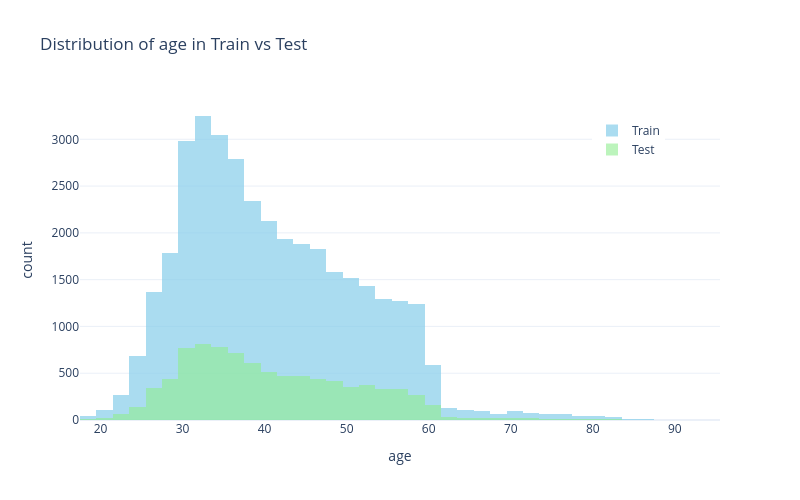
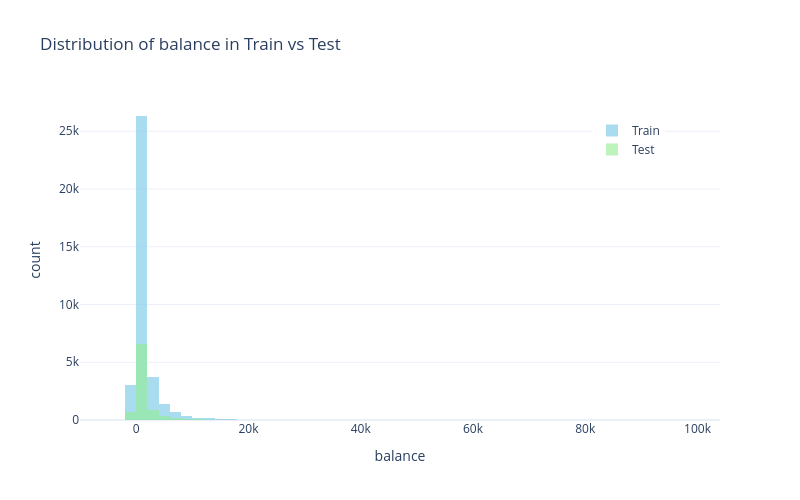
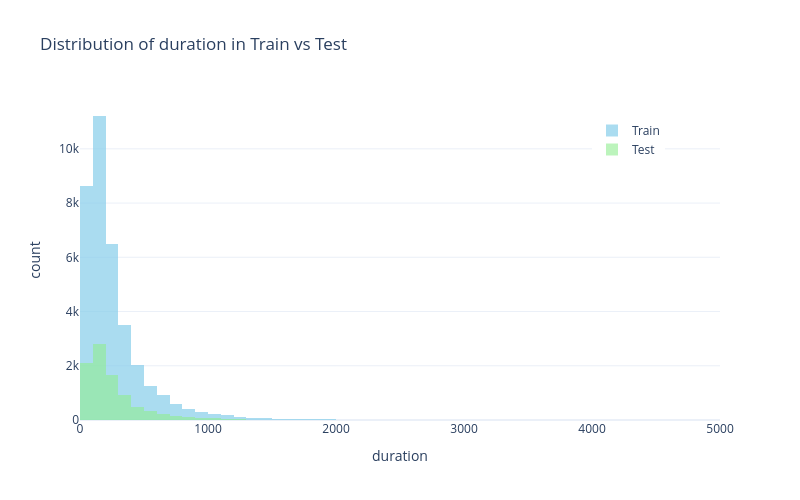
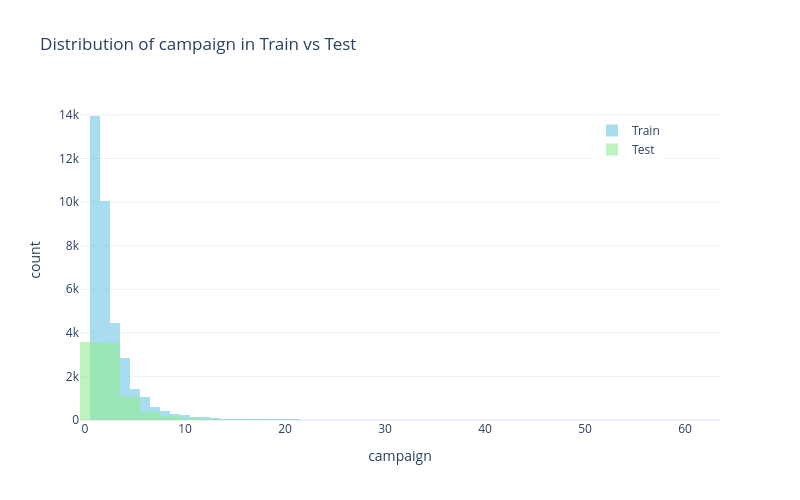

Notebook code cell kept with these figures, in order:
### Code cell
# histogramy (zmienne numeryczne)
plot_histograms(X_train, X_test, ['age', 'balance', 'duration', 'campaign', 'pdays', 'previous'])

# boxploty (zmienne numeryczne)
plot_boxplots(X_train, X_test, ['age', 'balance', 'duration', 'campaign', 'pdays', 'previous'])

# barploty (zmienne kategoryczne)
plot_barplots(X_train, X_test, ['job', 'marital', 'education', 'contact', 'poutcome'])

### Figure 1 — Plotly figure (JSON) as saved in the notebook; plotly's stock layout.template omitted (floating-point values rounded to 4 significant figures; data arrays with more than 128 entries replaced by an {"elided": "..."} marker saying what was removed)
{"data": [{"marker": {"color": "skyblue"}, "name": "Train", "nbinsx": 60, "opacity": 0.7, "type": "histogram", "x": {"elided": "36168 int values"}}, {"marker": {"color": "lightgreen"}, "name": "Test", "nbinsx": 60, "opacity": 0.6, "type": "histogram", "x": {"elided": "9043 int values"}}], "layout": {"barmode": "overlay", "height": 500, "legend": {"x": 0.8, "y": 0.95}, "title": {"text": "Distribution of age in Train vs Test"}, "width": 800, "xaxis": {"title": {"text": "age"}}, "yaxis": {"title": {"text": "count"}}}}

### Figure 2 — Plotly figure (JSON) as saved in the notebook; plotly's stock layout.template omitted (floating-point values rounded to 4 significant figures; data arrays with more than 128 entries replaced by an {"elided": "..."} marker saying what was removed)
{"data": [{"marker": {"color": "skyblue"}, "name": "Train", "nbinsx": 60, "opacity": 0.7, "type": "histogram", "x": {"elided": "36168 int values"}}, {"marker": {"color": "lightgreen"}, "name": "Test", "nbinsx": 60, "opacity": 0.6, "type": "histogram", "x": {"elided": "9043 int values"}}], "layout": {"barmode": "overlay", "height": 500, "legend": {"x": 0.8, "y": 0.95}, "title": {"text": "Distribution of balance in Train vs Test"}, "width": 800, "xaxis": {"title": {"text": "balance"}}, "yaxis": {"title": {"text": "count"}}}}

### Figure 3 — Plotly figure (JSON) as saved in the notebook; plotly's stock layout.template omitted (floating-point values rounded to 4 significant figures; data arrays with more than 128 entries replaced by an {"elided": "..."} marker saying what was removed)
{"data": [{"marker": {"color": "skyblue"}, "name": "Train", "nbinsx": 60, "opacity": 0.7, "type": "histogram", "x": {"elided": "36168 int values"}}, {"marker": {"color": "lightgreen"}, "name": "Test", "nbinsx": 60, "opacity": 0.6, "type": "histogram", "x": {"elided": "9043 int values"}}], "layout": {"barmode": "overlay", "height": 500, "legend": {"x": 0.8, "y": 0.95}, "title": {"text": "Distribution of duration in Train vs Test"}, "width": 800, "xaxis": {"title": {"text": "duration"}}, "yaxis": {"title": {"text": "count"}}}}

### Figure 4 — Plotly figure (JSON) as saved in the notebook; plotly's stock layout.template omitted (floating-point values rounded to 4 significant figures; data arrays with more than 128 entries replaced by an {"elided": "..."} marker saying what was removed)
{"data": [{"marker": {"color": "skyblue"}, "name": "Train", "nbinsx": 60, "opacity": 0.7, "type": "histogram", "x": {"elided": "36168 int values"}}, {"marker": {"color": "lightgreen"}, "name": "Test", "nbinsx": 60, "opacity": 0.6, "type": "histogram", "x": {"elided": "9043 int values"}}], "layout": {"barmode": "overlay", "height": 500, "legend": {"x": 0.8, "y": 0.95}, "title": {"text": "Distribution of campaign in Train vs Test"}, "width": 800, "xaxis": {"title": {"text": "campaign"}}, "yaxis": {"title": {"text": "count"}}}}
